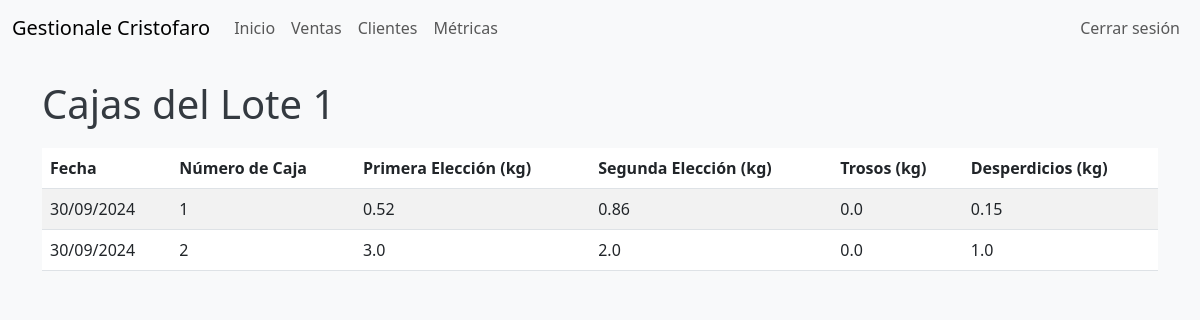
The page /lotto/1 (signed in) on the database its author committed.
### app/models.py (models this page shows, shortened)
class Scatola(db.Model):
    id = db.Column(db.Integer, primary_key=True)
    lotto = db.Column(db.String(50), nullable=False)
    data = db.Column(db.Date, nullable=False)
    numero_scatola = db.Column(db.Integer, nullable=False)
    prima_scelta = db.Column(db.Float, nullable=False)
    seconda_scelta = db.Column(db.Float, nullable=False)
    trosos = db.Column(db.Float, nullable=False)  # Nuova colonna
    scarti = db.Column(db.Float, nullable=False)

### app/routes.py (the view)
@app.route('/lotto/<string:lotto>')
@login_required
def visualizza_lotto(lotto):
    scatole = Scatola.query.filter_by(lotto=lotto).order_by(Scatola.data.desc()).all()
    return render_template('lotto.html', lotto=lotto, scatole=scatole)

### app/__init__.py (called while the page is built)
@app.context_processor
def utility_processor():
    def calculate_total_weight_scatole(items):
        return sum(item.prima_scelta + item.seconda_scelta + item.scarti for item in items)
    def calculate_total_weight_vendite(vendite):
        return sum(vendita.peso for vendita in vendite)
    return dict(
        calculate_total_weight_scatole=calculate_total_weight_scatole,
        calculate_total_weight_vendite=calculate_total_weight_vendite
    )

### app/routes.py (called while the page is built)
@login.user_loader
def load_user(id):
    return Utente.query.get(int(id))

### app/templates/lotto.html (shortened to what this page needs)
{% extends "base.html" %}
{% block content %}
<h1>Cajas del Lote {{ lotto }}</h1>
<table class="table table-striped">
    <thead>
        <tr>
            <th>Fecha</th>
            <th>Número de Caja</th>
            <th>Primera Elección (kg)</th>
            <th>Segunda Elección (kg)</th>
            <th>Trosos (kg)</th>
            <th>Desperdicios (kg)</th>
        </tr>
    </thead>
    <tbody>
        {% for scatola in scatole %}
        <tr>
            <td>{{ scatola.data.strftime('%d/%m/%Y') }}</td>
            <td>{{ scatola.numero_scatola }}</td>
            <td>{{ scatola.prima_scelta }}</td>
            <td>{{ scatola.seconda_scelta }}</td>
            <td>{{ scatola.trosos }}</td>
            <td>{{ scatola.scarti }}</td>
        </tr>
        {% endfor %}
    </tbody>
</table>
{% endblock %}

### app/static/style.css (style rules this page uses)
body { background-color: #f8f9fa; color: #343a40; }
h1 { margin-bottom: 20px; }

### rows shown on the page
Scatola: data "30/09/2024", numero_scatola "1", prima_scelta "0.52", seconda_scelta "0.86", trosos "0.0", scarti "0.15"
Scatola: data "30/09/2024", numero_scatola "2", prima_scelta "3.0", seconda_scelta "2.0", trosos "0.0", scarti "1.0"

### other values the page prints
{{ lotto }} "1"
